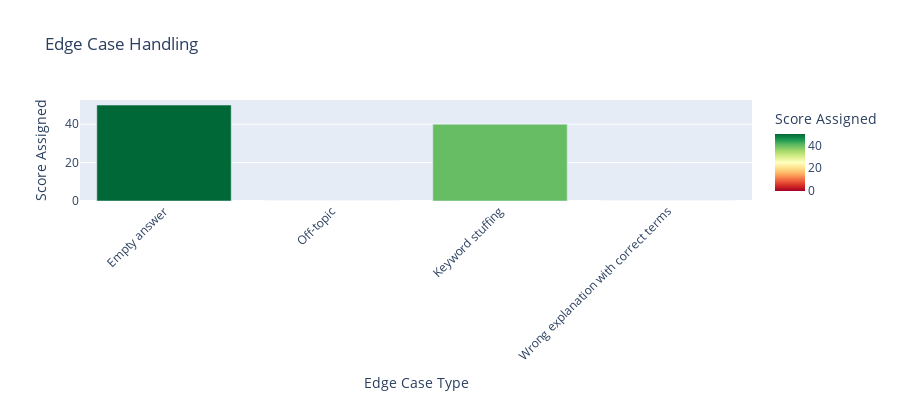

The cell this chart's notebook holds for it:
### Markdown cell above
# ============================================================
# CELL 18: Edge Cases Test
# ============================================================

### Code cell
"""
## 5. Edge Cases

Test how the evaluator handles unusual inputs
"""

edge_cases = [
    {
        "name": "Empty answer",
        "answer": ""
    },
    {
        "name": "Off-topic",
        "answer": "This is about cats and dogs, not machine learning."
    },
    {
        "name": "Keyword stuffing",
        "answer": "Gradient descent optimization algorithm parameters loss function minimize gradient update learning rate convergence."
    },
    {
        "name": "Wrong explanation with correct terms",
        "answer": "Gradient descent increases the loss function by moving away from the gradient to maximize errors."
    }
]

print("\n" + "="*60)
print("EDGE CASES TEST")
print("="*60)

edge_results = []
for case in edge_cases:
    print(f"\n{'='*60}")
    print(f"Case: {case['name']}")
    print(f"Answer: {case['answer']}")
    print(f"{'='*60}")
    
    try:
        evaluation = evaluate_with_final_prompt(
            question="What is gradient descent?",
            target="Gradient descent is an optimization algorithm that iteratively adjusts parameters to minimize a loss function by moving in the direction of steepest descent.",
            answer=case["answer"]
        )
        
        score = evaluation['score_0_100']
        print(f"Score: {score}/100")
        print(f"Assessment: {evaluation['correctness']}")
        
        edge_results.append({
            "case": case["name"],
            "score": score,
            "handled": True
        })
    except Exception as e:
        print(f"❌ Error: {e}")
        edge_results.append({
            "case": case["name"],
            "score": 0,
            "handled": False
        })
    
    time.sleep(0.5)

# Visualize edge cases
edge_df = pd.DataFrame(edge_results)

fig = px.bar(
    edge_df,
    x="case",
    y="score",
    title="Edge Case Handling",
    labels={"case": "Edge Case Type", "score": "Score Assigned"},
    color="score",
    color_continuous_scale="RdYlGn"
)

fig.update_layout(height=400, xaxis_tickangle=-45)
fig.show()

print(f"\n✅ Edge cases handled: {sum(edge_df['handled'])}/{len(edge_df)}")

### Figure 1 — Plotly figure (JSON) as saved in the notebook; plotly's stock layout.template omitted (floating-point values rounded to 4 significant figures)
{"data": [{"hovertemplate": "Edge Case Type=%{x}<br>Score Assigned=%{marker.color}<extra></extra>", "legendgroup": "", "marker": {"color": [50, 0, 40, 0], "coloraxis": "coloraxis", "pattern": {"shape": ""}}, "name": "", "orientation": "v", "showlegend": false, "textposition": "auto", "type": "bar", "x": ["Empty answer", "Off-topic", "Keyword stuffing", "Wrong explanation with correct terms"], "xaxis": "x", "y": [50, 0, 40, 0], "yaxis": "y"}], "layout": {"barmode": "relative", "coloraxis": {"colorbar": {"title": {"text": "Score Assigned"}}, "colorscale": [[0, "rgb(165,0,38)"], [0.1, "rgb(215,48,39)"], [0.2, "rgb(244,109,67)"], [0.3, "rgb(253,174,97)"], [0.4, "rgb(254,224,139)"], [0.5, "rgb(255,255,191)"], [0.6, "rgb(217,239,139)"], [0.7, "rgb(166,217,106)"], [0.8, "rgb(102,189,99)"], [0.9, "rgb(26,152,80)"], [1, "rgb(0,104,55)"]]}, "height": 400, "legend": {"tracegroupgap": 0}, "title": {"text": "Edge Case Handling"}, "xaxis": {"anchor": "y", "domain": [0, 1], "tickangle": -45, "title": {"text": "Edge Case Type"}}, "yaxis": {"anchor": "x", "domain": [0, 1], "title": {"text": "Score Assigned"}}}}
